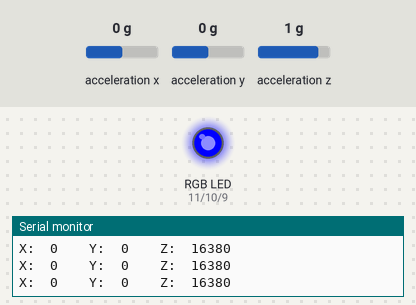
A sketch run on a simulated Arduino Leonardo, built with avr-gcc and run on an emulated ATmega32U4. On the bench: an RGB LED mixed from three pins (HIGH = lit), the last lines printed to the serial monitor. The inputs (shaded band) are chosen by the test bench; at power-on: acceleration x 0 g, acceleration y 0 g, acceleration z 1 g. Dim RGB values are drawn brighter than linear.

Above: at 1.2 s.
1.3 s: acceleration x set to -1.4 g
At 1.9 s:
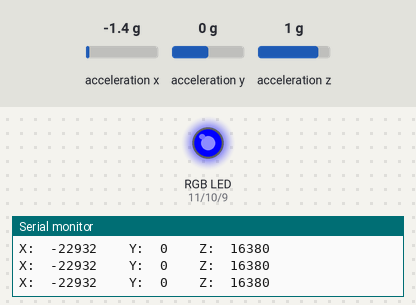
2.9 s: acceleration y set to -1.4 g
At 4.0 s:
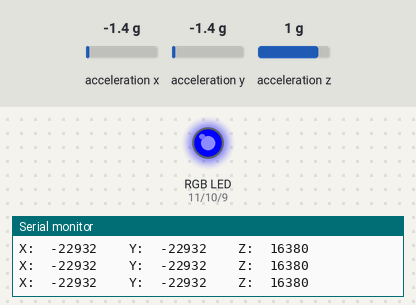
4.5 s: acceleration z set to -0.8 g
At 5.0 s:
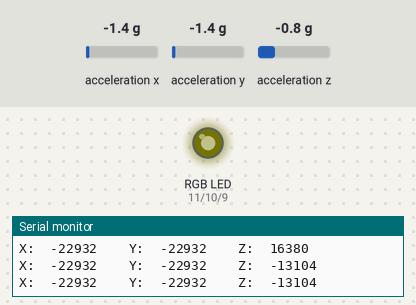
6.1 s: acceleration x set to -0.8 g
At 6.8 s:
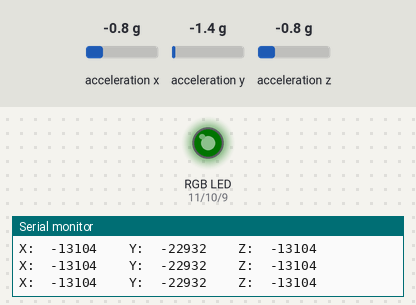
7.6 s: acceleration y set to -0.8 g
At 8.9 s:
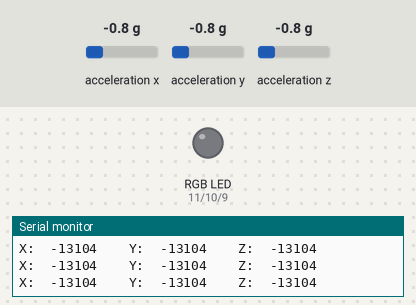
9.2 s: acceleration x set to 1.4 g
At 9.9 s:
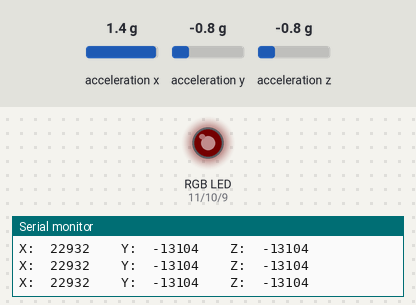
Timing chart, 0 to 11.8 s (numbered marks = the images above; inputs shaded):
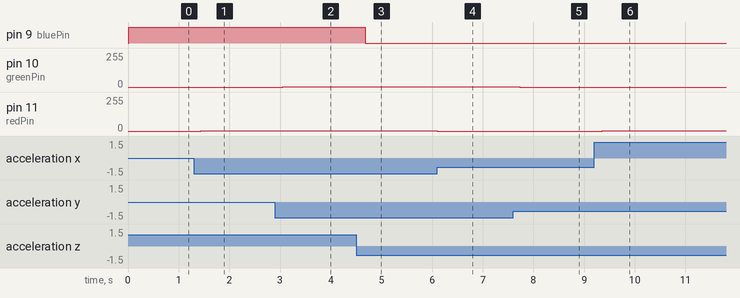

Measured:
- after the input at 1.3 s, pin 11 (redPin): 0/255 → 1/255 after 0.13 s
- after the input at 2.9 s, pin 10 (greenPin): 0/255 → 1/255 after 0.16 s
- after the input at 4.5 s, pin 9 (bluePin): HIGH → LOW after 0.18 s
- after the input at 6.1 s, pin 11 (redPin): 1/255 → 0/255 at once
- after the input at 7.6 s, pin 10 (greenPin): 1/255 → 0/255 after 0.13 s
- after the input at 9.2 s, pin 11 (redPin): 0/255 → 1/255 after 0.15 s

The sketch:

Acce.ino
```cpp
// Basic demo for accelerometer readings from Adafruit LIS3DH

#include <Wire.h>
#include <SPI.h>
#include <Adafruit_LIS3DH.h>
#include <Adafruit_Sensor.h>

// Used for software SPI
#define LIS3DH_CLK 13
#define LIS3DH_MISO 12
#define LIS3DH_MOSI 11
// Used for hardware & software SPI
#define LIS3DH_CS 10

// software SPI
//Adafruit_LIS3DH lis = Adafruit_LIS3DH(LIS3DH_CS, LIS3DH_MOSI, LIS3DH_MISO, LIS3DH_CLK);
// hardware SPI
//Adafruit_LIS3DH lis = Adafruit_LIS3DH(LIS3DH_CS);
// I2C
Adafruit_LIS3DH lis = Adafruit_LIS3DH();

    int redPin = 11;
    int greenPin = 10;
    int bluePin = 9;


void setup(void) {
#ifndef ESP8266
  while (!Serial);     // will pause Zero, Leonardo, etc until serial console opens
#endif

  pinMode(redPin, OUTPUT);
  pinMode(greenPin, OUTPUT);
  pinMode(bluePin, OUTPUT);

  Serial.begin(9600);
  Serial.println("LIS3DH test!");

  if (! lis.begin(0x18)) {   // change this to 0x19 for alternative i2c address
    Serial.println("Couldnt start");
    while (1);
  }
  Serial.println("LIS3DH found!");

  lis.setRange(LIS3DH_RANGE_4_G);   // 2, 4, 8 or 16 G!

  Serial.print("Range = "); Serial.print(2 << lis.getRange());
  Serial.println("G");
}

void loop() {
  lis.read();      // get X Y and Z data at once
  // Then print out the raw data
 Serial.print("X:  "); Serial.print(lis.x);
  Serial.print("  \tY:  "); Serial.print(lis.y);
  Serial.print("  \tZ:  "); Serial.print(lis.z);


  /* Or....get a new sensor event, normalized */
  sensors_event_t event;
  lis.getEvent(&event);

  analogWrite(redPin, convertToRGB(lis.x));
  analogWrite(greenPin, convertToRGB(lis.y));
  analogWrite(bluePin, convertToRGB(lis.z));

  Serial.println();

  delay(200);
}

int convertToRGB(int pos) {
  if(pos < 0) pos = pos * -1;
  int rgb = pos * 255/10000;
  return rgb;
}
```
